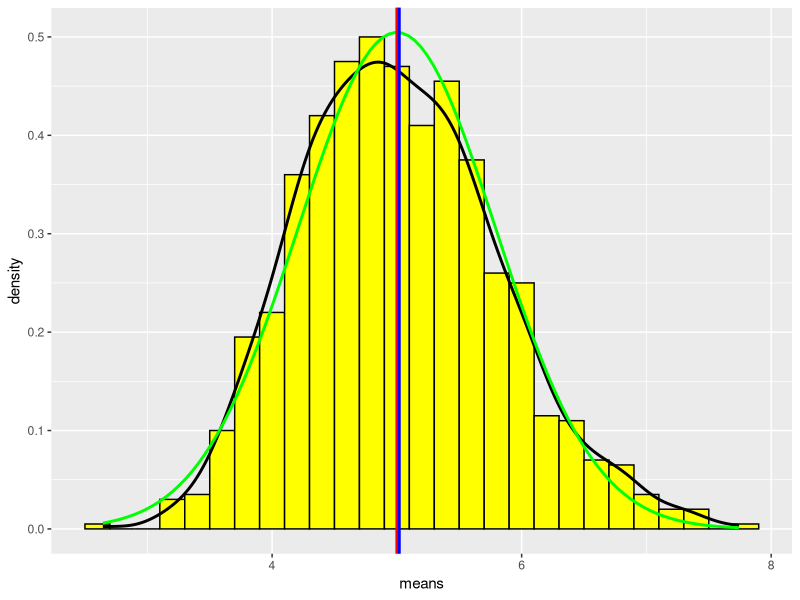

Write R code to recreate this figure.
## ---- chunk 1

library(ggplot2)
lambda =0.2
n=40
numSamples = 1000
set.seed=300

#These are the theoretical values of the mean, standard deviation, and variance
theoretical_mean = 1/lambda
theoretical_standarddeviation= ((1/lambda) * (1/sqrt(n)))
theoretical_variance = (1/lambda)^2/n
## ---- chunk 2
rep<-replicate(numSamples, rexp(n, lambda))
#this calculates the mean of each simulation
means<-colMeans(rep)
#this calculates the mean of all of the means
samples_mean = mean(means)
#this calculates the standard deviation
samples_standarddeviation<-sd(means)
#this calculates the variance
samples_variance = var(means)
## ---- chunk 3
simdata <- data.frame(means); 
simd <- ggplot(simdata, aes(x =means)) 
simd <- simd + geom_histogram(binwidth=lambda, aes(y=..density..), colour="black", fill = "yellow"); 
simd <- simd + geom_density(colour="black", size=1);
simd <- simd + stat_function(fun=dnorm,args=list(mean= theoretical_mean, sd=theoretical_standarddeviation),color = "green", size = 1.0);
simd<-simd + geom_vline(xintercept=theoretical_mean,size=1.0, color="red") 
simd<-simd + geom_vline(xintercept=samples_mean,size=1.0, color="blue") 
simd
## ---- chunk 4
simulated_conf_interval <- round (mean(samples_mean) + c(-1,1)*1.96* samples_standarddeviation/sqrt(n),4)
theoretical_conf_interval <- theoretical_mean + c(-1,1)*1.96* theoretical_standarddeviation/sqrt(n);
simulated_conf_interval
theoretical_conf_interval
